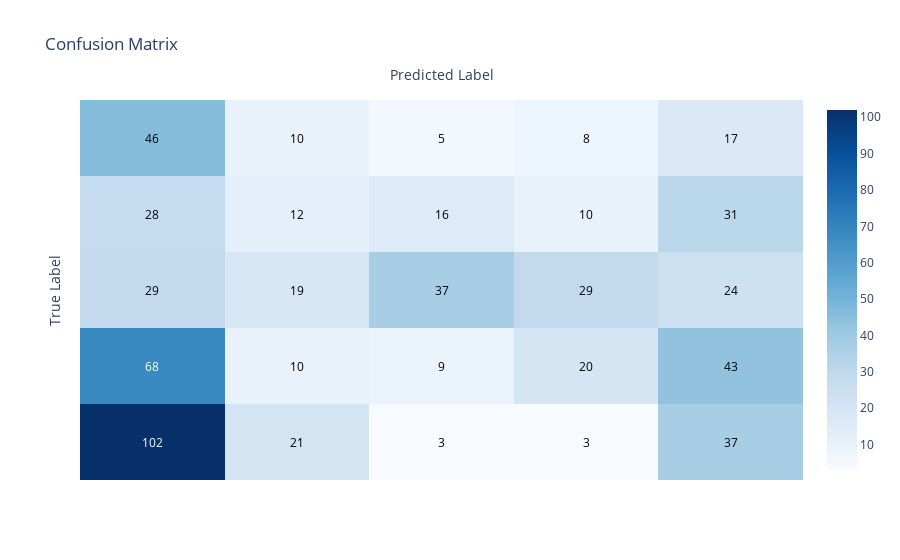
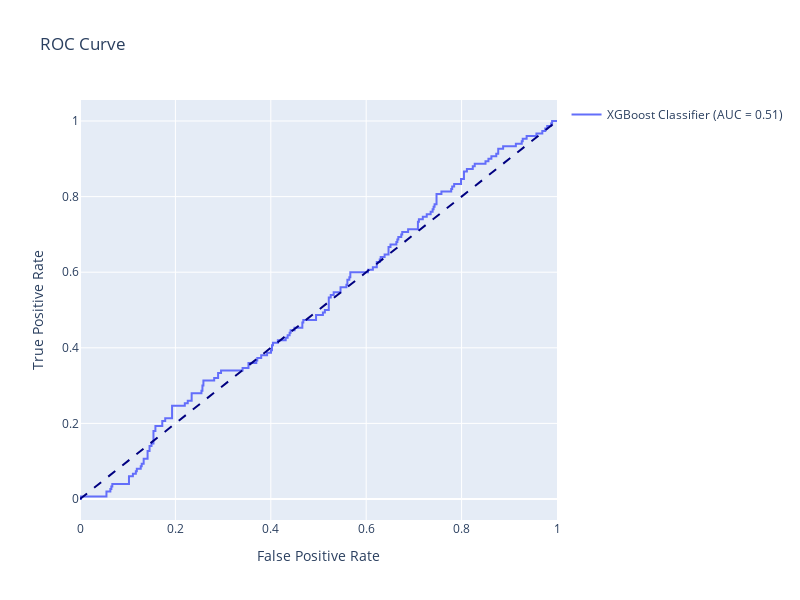

The code cell stored with these charts, in order, in its notebook:
### Code cell
gb_fit_metrics = model.results.calculate_metrics(y_test, y_prob, y_pred, "XGBoost Classifier")
model.results.print_confusion_matrix(y_test, y_pred, labels)
model.results.plot_roc_curve(y_test, y_prob, "XGBoost Classifier")
print(gb_fit_metrics)

### Figure 1 — Plotly figure (JSON) as saved in the notebook; plotly's stock layout.template omitted (floating-point values rounded to 4 significant figures)
{"data": [{"colorscale": [[0, "rgb(247,251,255)"], [0.125, "rgb(222,235,247)"], [0.25, "rgb(198,219,239)"], [0.375, "rgb(158,202,225)"], [0.5, "rgb(107,174,214)"], [0.625, "rgb(66,146,198)"], [0.75, "rgb(33,113,181)"], [0.875, "rgb(8,81,156)"], [1, "rgb(8,48,107)"]], "reversescale": false, "showscale": true, "type": "heatmap", "z": [[102, 21, 3, 3, 37], [68, 10, 9, 20, 43], [29, 19, 37, 29, 24], [28, 12, 16, 10, 31], [46, 10, 5, 8, 17]]}], "layout": {"annotations": [{"font": {"color": "#FFFFFF"}, "showarrow": false, "text": "102", "x": 0, "xref": "x", "y": 0, "yref": "y"}, {"font": {"color": "#000000"}, "showarrow": false, "text": "21", "x": 1, "xref": "x", "y": 0, "yref": "y"}, {"font": {"color": "#000000"}, "showarrow": false, "text": "3", "x": 2, "xref": "x", "y": 0, "yref": "y"}, {"font": {"color": "#000000"}, "showarrow": false, "text": "3", "x": 3, "xref": "x", "y": 0, "yref": "y"}, {"font": {"color": "#000000"}, "showarrow": false, "text": "37", "x": 4, "xref": "x", "y": 0, "yref": "y"}, {"font": {"color": "#FFFFFF"}, "showarrow": false, "text": "68", "x": 0, "xref": "x", "y": 1, "yref": "y"}, {"font": {"color": "#000000"}, "showarrow": false, "text": "10", "x": 1, "xref": "x", "y": 1, "yref": "y"}, {"font": {"color": "#000000"}, "showarrow": false, "text": "9", "x": 2, "xref": "x", "y": 1, "yref": "y"}, {"font": {"color": "#000000"}, "showarrow": false, "text": "20", "x": 3, "xref": "x", "y": 1, "yref": "y"}, {"font": {"color": "#000000"}, "showarrow": false, "text": "43", "x": 4, "xref": "x", "y": 1, "yref": "y"}, {"font": {"color": "#000000"}, "showarrow": false, "text": "29", "x": 0, "xref": "x", "y": 2, "yref": "y"}, {"font": {"color": "#000000"}, "showarrow": false, "text": "19", "x": 1, "xref": "x", "y": 2, "yref": "y"}, {"font": {"color": "#000000"}, "showarrow": false, "text": "37", "x": 2, "xref": "x", "y": 2, "yref": "y"}, {"font": {"color": "#000000"}, "showarrow": false, "text": "29", "x": 3, "xref": "x", "y": 2, "yref": "y"}, {"font": {"color": "#000000"}, "showarrow": false, "text": "24", "x": 4, "xref": "x", "y": 2, "yref": "y"}, {"font": {"color": "#000000"}, "showarrow": false, "text": "28", "x": 0, "xref": "x", "y": 3, "yref": "y"}, {"font": {"color": "#000000"}, "showarrow": false, "text": "12", "x": 1, "xref": "x", "y": 3, "yref": "y"}, {"font": {"color": "#000000"}, "showarrow": false, "text": "16", "x": 2, "xref": "x", "y": 3, "yref": "y"}, {"font": {"color": "#000000"}, "showarrow": false, "text": "10", "x": 3, "xref": "x", "y": 3, "yref": "y"}, {"font": {"color": "#000000"}, "showarrow": false, "text": "31", "x": 4, "xref": "x", "y": 3, "yref": "y"}, {"font": {"color": "#000000"}, "showarrow": false, "text": "46", "x": 0, "xref": "x", "y": 4, "yref": "y"}, {"font": {"color": "#000000"}, "showarrow": false, "text": "10", "x": 1, "xref": "x", "y": 4, "yref": "y"}, {"font": {"color": "#000000"}, "showarrow": false, "text": "5", "x": 2, "xref": "x", "y": 4, "yref": "y"}, {"font": {"color": "#000000"}, "showarrow": false, "text": "8", "x": 3, "xref": "x", "y": 4, "yref": "y"}, {"font": {"color": "#000000"}, "showarrow": false, "text": "17", "x": 4, "xref": "x", "y": 4, "yref": "y"}], "title": {"text": "Confusion Matrix"}, "xaxis": {"gridcolor": "rgb(0, 0, 0)", "showticklabels": false, "side": "top", "ticks": "", "title": {"text": "Predicted Label"}}, "yaxis": {"showticklabels": false, "ticks": "", "ticksuffix": "  ", "title": {"text": "True Label"}}}}

### Figure 2 — Plotly figure (JSON) as saved in the notebook; plotly's stock layout.template omitted (floating-point values rounded to 4 significant figures; data arrays with more than 128 entries replaced by an {"elided": "..."} marker saying what was removed)
{"data": [{"mode": "lines", "name": "XGBoost Classifier (AUC = 0.51)", "type": "scatter", "x": {"elided": "273 float values"}, "y": {"elided": "273 float values"}}, {"line": {"color": "navy", "dash": "dash", "width": 2}, "mode": "lines", "showlegend": false, "type": "scatter", "x": [0, 1], "y": [0, 1]}], "layout": {"height": 600, "title": {"text": "ROC Curve"}, "width": 800, "xaxis": {"title": {"text": "False Positive Rate"}}, "yaxis": {"title": {"text": "True Positive Rate"}}}}
